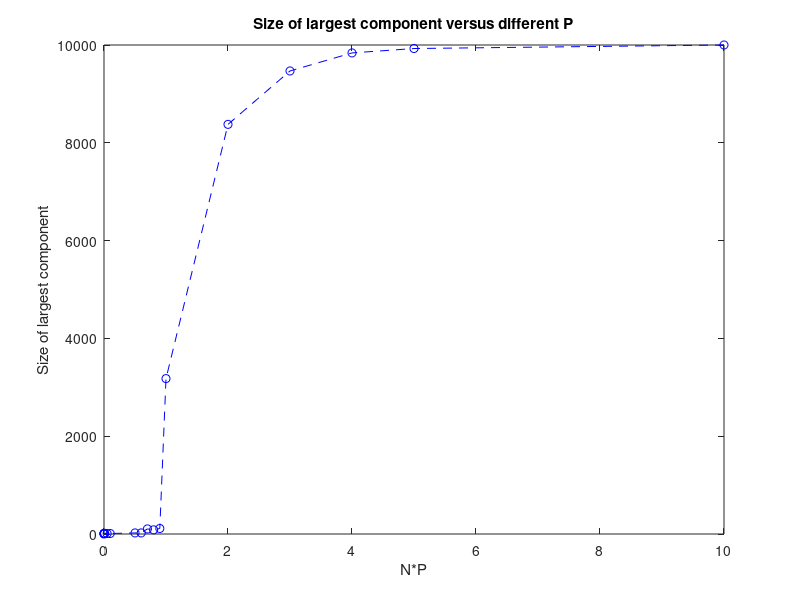

The MATLAB source for this figure:
x=[0.001,0.0005,0.0004,0.0003,0.0002,0.0001,0.00009,0.00008,0.00007,0.00006,0.00005,0.00001,0.000005,0.000001,0.0000005,0.0000001,0.00000005,0.00000001,0]
y=[10000,9928,9838,9469,8377,3178,113,85,104,22,22,10,9,14,10,12,10,8,1];
plot(x*10000,y,'b--o')
title('Size of largest component versus different P')
xlabel('N*P')
ylabel('Size of largest component')




